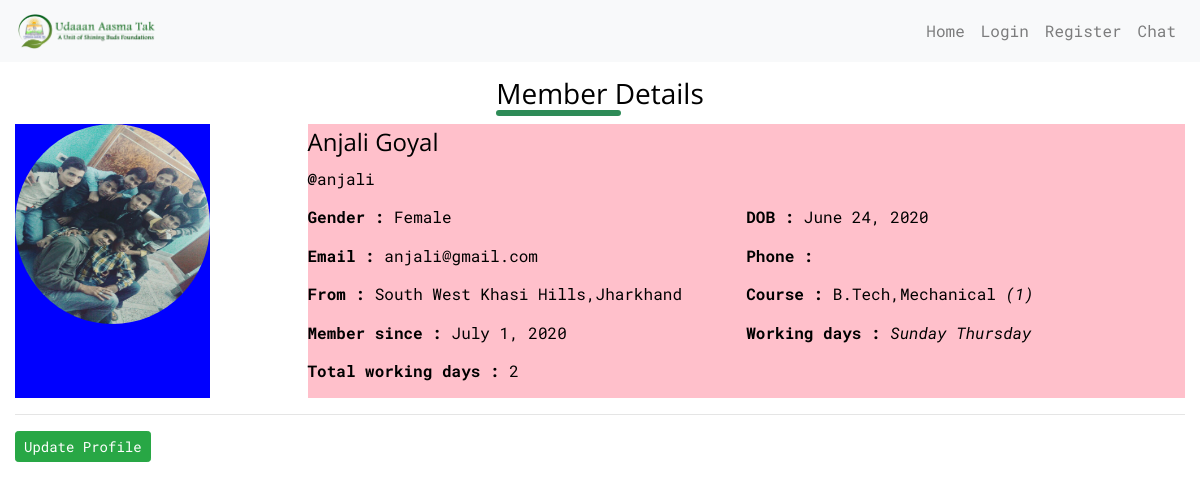
Page /memberdetails/anjali on the earlier database version.
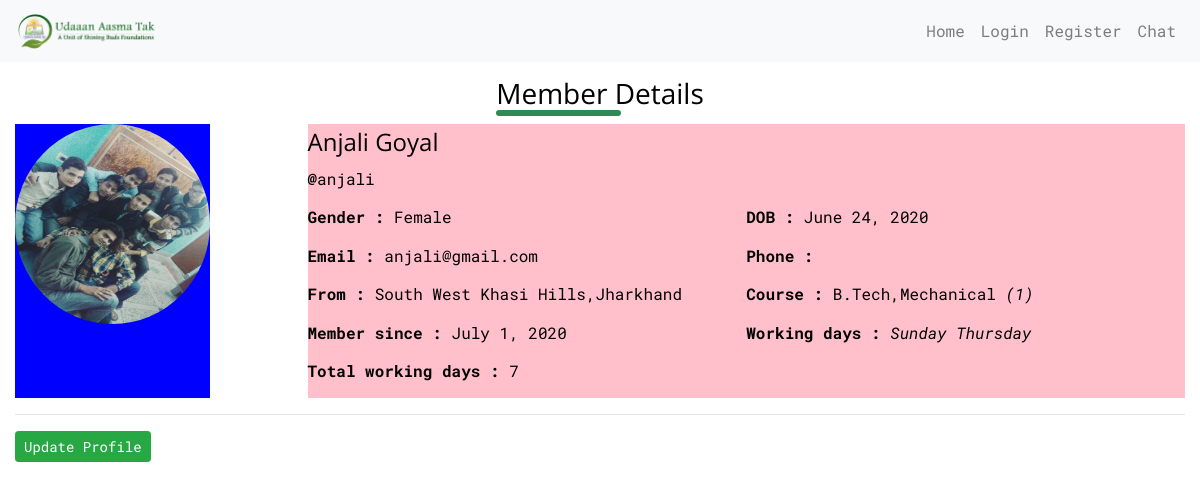
Same page on the later database version.
### members/models.py (models this page shows, shortened)
class GLAMember(models.Model):
  gender_choices = (
    ("",""),
    ('Male','Male'),
    ('Female','Female'),
    ('Other','Other')
  )
  user = models.OneToOneField(User, on_delete=models.CASCADE,null=True)
  username  = models.CharField(max_length=50,null=True,help_text='your username,non-editable')
  name      = models.CharField(max_length=50,null=True,help_text='your full name')
  gender    = models.CharField(max_length=8,choices=gender_choices,null=True,help_text='select your gender')
  dob       = models.DateField(null=True,auto_now=False, auto_now_add=False,help_text='DOB: mm-dd-yyyy')
  email     = models.EmailField(max_length=50,null=True,help_text='your GLA email id')
  phone_regex = RegexValidator(regex=r'^\+?1?\d{9,13}$',
            message="Phone number must be entered in the format: +91xxxxxxxxxx")
  phone = models.CharField(validators=[phone_regex], max_length=13, blank=True,help_text='+91xxxxxxxxxx') # validators should be a list
  state = models.ForeignKey(State,null=True, on_delete=models.CASCADE,help_text='select state')
  city = models.ForeignKey(City,null=True, on_delete=models.CASCADE,help_text='select city')
  course = models.ForeignKey(Course,null=True, on_delete=models.CASCADE, help_text='select course')
  branch  = models.ForeignKey(Branch,null=True, on_delete=models.CASCADE,help_text='select Branch')
  year = models.IntegerField(null=True,choices=(("",""),(1,1),(2,2),(3,3),(4,4)),help_text='select year')
  rollno = models.IntegerField(null=True,help_text='university roll no')
  joined_in = models.DateField(null=True,auto_now=False, auto_now_add=False,help_text='date of joining Udaaan')
  working_days = models.IntegerField(default=0,null=True,blank=True,help_text='non-editable')
  preferred_days = models.ManyToManyField(Day,help_text='select days you want to work on')
  photo = models.ImageField(upload_to=store_file_name,null=True,help_text='your profile photo')
  def __str__(self):
    return self.username
  class Meta:
    verbose_name = 'GLA Member'
    verbose_name_plural = 'GLA Members'

class City(models.Model):
  city  = models.CharField(max_length=50,blank=True,unique=True)
  state = models.ForeignKey(State,null=True,blank=True, on_delete=models.CASCADE)
  def __str__(self):
    return self.city
  class Meta:
    verbose_name = 'City'
    verbose_name_plural = 'Cities'

class State(models.Model):
  state = models.CharField(null=True,blank=True,max_length=50)
  def __str__(self):
    return self.state
  class Meta:
    verbose_name = 'State'
    verbose_name_plural = 'States'

class Course(models.Model):
  course_choices = (
    ('B.Tech','B.Tech'),
    ('M.Tech','M.Tech'),
    ('bphrama','B.Pharma'),
    ('mpharma','M.Pharma'),
    ('biotech','Biotech'),
    ('bba','BBA'),
    ('mba','MBA'),
    ('bca','BCA'),
    ('mca','MCA'),
    ('polytechnic','Polytechnic')
  )
  duration_choices = (
    (1,'1 year'),
    (2,'2 years'),
    (3,'3 years'),
    (4,'4 years')
  )
  course =  models.CharField(
                max_length=50,
                choices=course_choices,
                default='btech',
                blank=False,
                unique=True)
  duration = models.IntegerField(null=True,choices=duration_choices)
  class Meta:
    verbose_name = 'Course'
    verbose_name_plural = 'Courses'
  def __str__(self):
      return self.course

class Branch(models.Model):
  branch = models.CharField(
           max_length=50,
           blank=False,
           unique=False)
  course = models.ForeignKey(Course, on_delete=models.CASCADE)
  def __str__(self):
      return self.branch
  class Meta:
    verbose_name = 'Branch'
    verbose_name_plural = 'Branches'

### members/views.py (the view)
# urls.py: path('memberdetails/<slug:slug>',MemberDetails.as_view(),name='memberdetails'),
class MemberDetails(DetailView):
  model = GLAMember
  slug_field = 'username'
  template_name = 'memberdetails.htm'

### members/models.py (called while the page is built)
  def __str__(self):
    return self.day

### members/templates/memberdetails.htm
{% extends 'base.htm' %}
{% block content %}
<div class="row no-gutters">
  <div class="col-sm-12 d-flex justify-content-center">
    <div class="underline"><h3>Member Details</h3></div>
  </div>
  <div class="col-md-2 col-sm-12 d-flex justify-content-center" style="background:blue;">
    <div class="image-cropper">
      <img src='{{ glamember.photo.url }}' alt="avatar" class="profile-pic">
    </div>
  </div>
  <div class="col-md-9 offset-md-1" style="background:pink;">
    <div class="row no-gutters">
      <div class="col-sm-12">
        <h4>{{ glamember.name}}</h4>
      </div>
    </div>
    <div class="row no-gutters">
      <div class="col-sm-12">
        <p><b>@</b>{{ glamember.username }}</p>
      </div>
    </div>
    <div class="row no-gutters">
      <div class="col-md-6">
        <p><b>Gender : </b>{{ glamember.gender }}</p>
      </div>
      <div class="col-md-6">
        <p><b>DOB : </b>{{ glamember.dob }}</p>
      </div>
    </div>
    <div class="row no-gutters">
      <div class="col-md-6">
        <p><b>Email : </b>{{ glamember.email }}</p>
      </div>
      <div class="col-md-6">
        <p><b>Phone :</b>{{ glamember.phone }}</p>
      </div>
      <div class="col-md-6">
        <p><b>From : </b>{{ glamember.city }},{{ glamember.state }}</p>
      </div>
      <div class="col-md-6">
        <p><b>Course : </b>{{ glamember.course }},{{ glamember.branch }} <i>({{ glamember.year }})</i></p>
      </div>
      <div class="col-md-6">
        <p><b>Member since : </b>{{ glamember.joined_in }}</p>
      </div>
      <div class="col-md-6">
        <p><b>Working days :</b>
          {% for day in glamember.preferred_days.all %}
            <i>{{ day }}</i>
          {% endfor %}
        </p>
      </div>
      <div class="col-md-6">
        <p><b>Total working days : </b>{{ glamember.working_days }}</p>
      </div>
    </div>
  </div>
</div>
<hr>
    <a class="btn btn-sm btn-success" href="{% url 'memberupdate' glamember %}">Update Profile</a>
{% endblock content %}

Differences in the rows shown:
changed GLAMember "Anjali Goyal": working_days "2" → "7"
